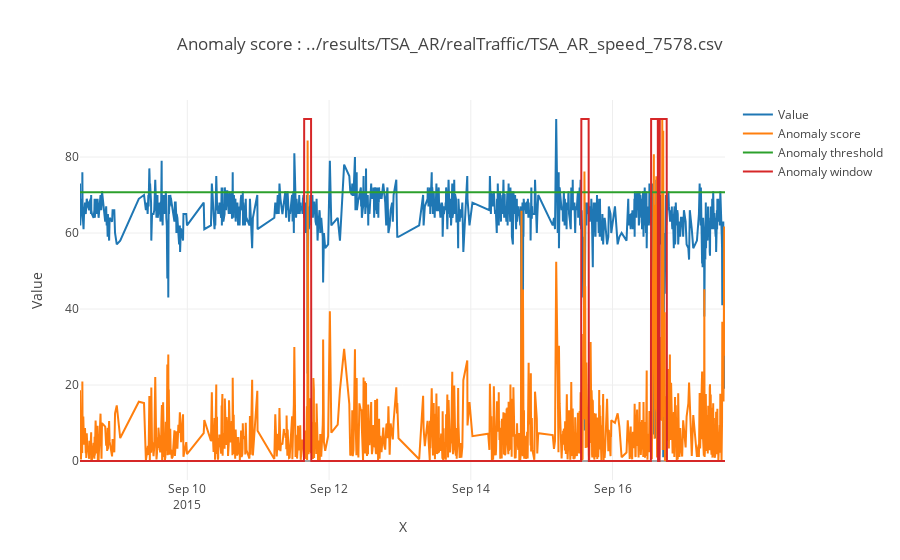
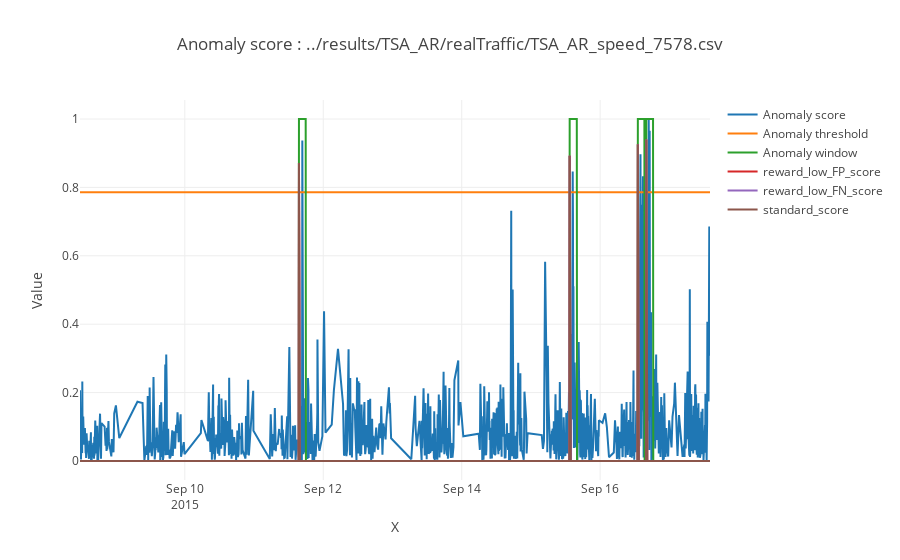

These figures' notebook cell, in order:
### Code cell
#Plot Result
#Reading results file 
dataframe = pandas.read_csv(result_file)
x = np.array(dataframe['timestamp'])
value = np.array(dataframe['value'])
anomaly_score = np.array(dataframe['anomaly_score'])
anomaly_label = np.array(dataframe['label'])

# reward_low_FP_score = np.array(dataframe['S(t)_reward_low_FP_rate'])
# reward_low_FN_score = np.array(dataframe['S(t)_reward_low_FN_rate'])
# standard_score = np.array(dataframe['S(t)_standard'])

reward_low_FP_score = np.array(dataframe['S(t)_standard'])
reward_low_FN_score = np.array(dataframe['S(t)_standard'])
standard_score = np.array(dataframe['S(t)_standard'])



# Plot values, anomaly score and label scaled to values
value_max = np.max(value)
trace_value = {"x": x,
         "y": value,
         "mode": 'lines',
         "name": 'Value'}

trace_anomaly_score = {"x": x,
              "y": anomaly_score*value_max,
              "mode": 'lines',
              "name": 'Anomaly score'}

trace_anomaly_label = {"x": x,
              "y": anomaly_label*value_max,
              "mode": 'lines',
              "name": 'Anomaly window'}
trace_threshold = {"x": x,
              "y": np.ones(len(x))*threshold*value_max,
              "mode": 'lines',
              "name": 'Anomaly threshold'}

traces = [trace_value,trace_anomaly_score,trace_threshold,trace_anomaly_label]
layout = dict(title = "Anomaly score : "+result_file,
              xaxis = dict(title = 'X'),
              yaxis = dict(title = 'Value')
             )
fig = dict(data=traces, layout=layout)
iplot(fig)

#plot, anomalys score, label, and result from benchmark
trace_anomaly_score = {"x": x,
              "y": anomaly_score,
              "mode": 'lines',
              "name": 'Anomaly score'}

trace_anomaly_label = {"x": x,
              "y": anomaly_label,
              "mode": 'lines',
              "name": 'Anomaly window'}

trace_threshold = {"x": x,
              "y": np.ones(len(x))*threshold,
              "mode": 'lines',
              "name": 'Anomaly threshold'}

trace_reward_low_FP_score = {"x": x,
              "y": reward_low_FP_score,
              "mode": 'lines',
              "name": 'reward_low_FP_score'}

trace_reward_low_FN_score = {"x": x,
              "y": reward_low_FN_score,
              "mode": 'lines',
              "name": 'reward_low_FN_score'}

trace_standard_score = {"x": x,
              "y": standard_score,
              "mode": 'lines',
              "name": 'standard_score'}

traces = [trace_anomaly_score,trace_threshold,trace_anomaly_label,trace_reward_low_FP_score,trace_reward_low_FN_score,trace_standard_score]
layout = dict(title = "Anomaly score : "+result_file,
              xaxis = dict(title = 'X'),
              yaxis = dict(title = 'Value')
             )
fig = dict(data=traces, layout=layout)
iplot(fig)

### Figure 1 — Plotly figure (JSON) as saved in the notebook; plotly's stock layout.template omitted (floating-point values rounded to 4 significant figures; data arrays with more than 128 entries replaced by an {"elided": "..."} marker saying what was removed)
{"data": [{"mode": "lines", "name": "Value", "type": "scatter", "uid": "e16e958d-544d-4251-b049-7ad7ba018492", "x": {"elided": "1127 str values"}, "y": {"elided": "1127 int values"}}, {"mode": "lines", "name": "Anomaly score", "type": "scatter", "uid": "a5ff9e81-2df8-4ee7-90e8-2433eea4bf08", "x": {"elided": "1127 str values"}, "y": {"elided": "1127 float values"}}, {"mode": "lines", "name": "Anomaly threshold", "type": "scatter", "uid": "c9ab3cad-c985-45e5-849a-8e808b171944", "x": {"elided": "1127 str values"}, "y": {"elided": "1127 float values"}}, {"mode": "lines", "name": "Anomaly window", "type": "scatter", "uid": "93a22c5b-ea0c-4cd1-b396-47dd9a28ce6d", "x": {"elided": "1127 str values"}, "y": {"elided": "1127 int values"}}], "layout": {"title": "Anomaly score : ../results/TSA_AR/realTraffic/TSA_AR_speed_7578.csv", "xaxis": {"title": "X"}, "yaxis": {"title": "Value"}}}

### Figure 2 — Plotly figure (JSON) as saved in the notebook; plotly's stock layout.template omitted (floating-point values rounded to 4 significant figures; data arrays with more than 128 entries replaced by an {"elided": "..."} marker saying what was removed)
{"data": [{"mode": "lines", "name": "Anomaly score", "type": "scatter", "uid": "a9ff62a6-857a-4daf-a10b-380cfd2320f0", "x": {"elided": "1127 str values"}, "y": {"elided": "1127 float values"}}, {"mode": "lines", "name": "Anomaly threshold", "type": "scatter", "uid": "57128140-ffe2-41a2-9baa-27488b6f909e", "x": {"elided": "1127 str values"}, "y": {"elided": "1127 float values"}}, {"mode": "lines", "name": "Anomaly window", "type": "scatter", "uid": "eb90bd41-db90-44e6-b4a5-9c40c343d802", "x": {"elided": "1127 str values"}, "y": {"elided": "1127 int values"}}, {"mode": "lines", "name": "reward_low_FP_score", "type": "scatter", "uid": "c35bdca1-2fbe-40c7-928b-d8a68a4910b6", "x": {"elided": "1127 str values"}, "y": {"elided": "1127 float values"}}, {"mode": "lines", "name": "reward_low_FN_score", "type": "scatter", "uid": "39c1d1b5-6910-4816-bd8a-10b6cbbf2284", "x": {"elided": "1127 str values"}, "y": {"elided": "1127 float values"}}, {"mode": "lines", "name": "standard_score", "type": "scatter", "uid": "56305330-e5dd-4c31-88bc-a0ecf88492e0", "x": {"elided": "1127 str values"}, "y": {"elided": "1127 float values"}}], "layout": {"title": "Anomaly score : ../results/TSA_AR/realTraffic/TSA_AR_speed_7578.csv", "xaxis": {"title": "X"}, "yaxis": {"title": "Value"}}}
